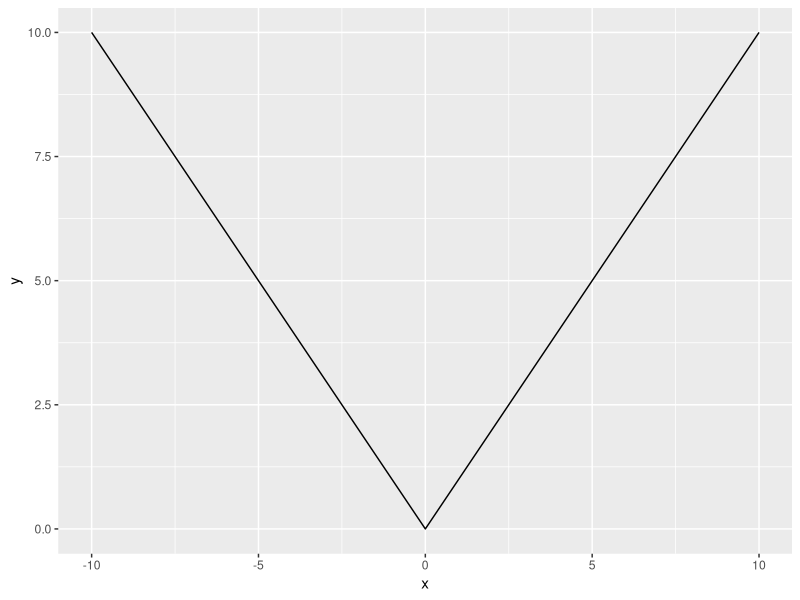

Recreate this plot in R.
## ---- chunk 1
knitr::opts_chunk$set(echo = FALSE)
## ---- chunk 2
absolute_value = function(x) {
  if (x < 0) { x = -x }
  return(x)
}
## ---- chunk 3
x = seq(from = -10, to = 10)
y = mapply(absolute_value, x)
ggplot2::ggplot(data.frame(x = x, y = y) ) + ggplot2::geom_line(ggplot2::aes(x = x, y = y))
